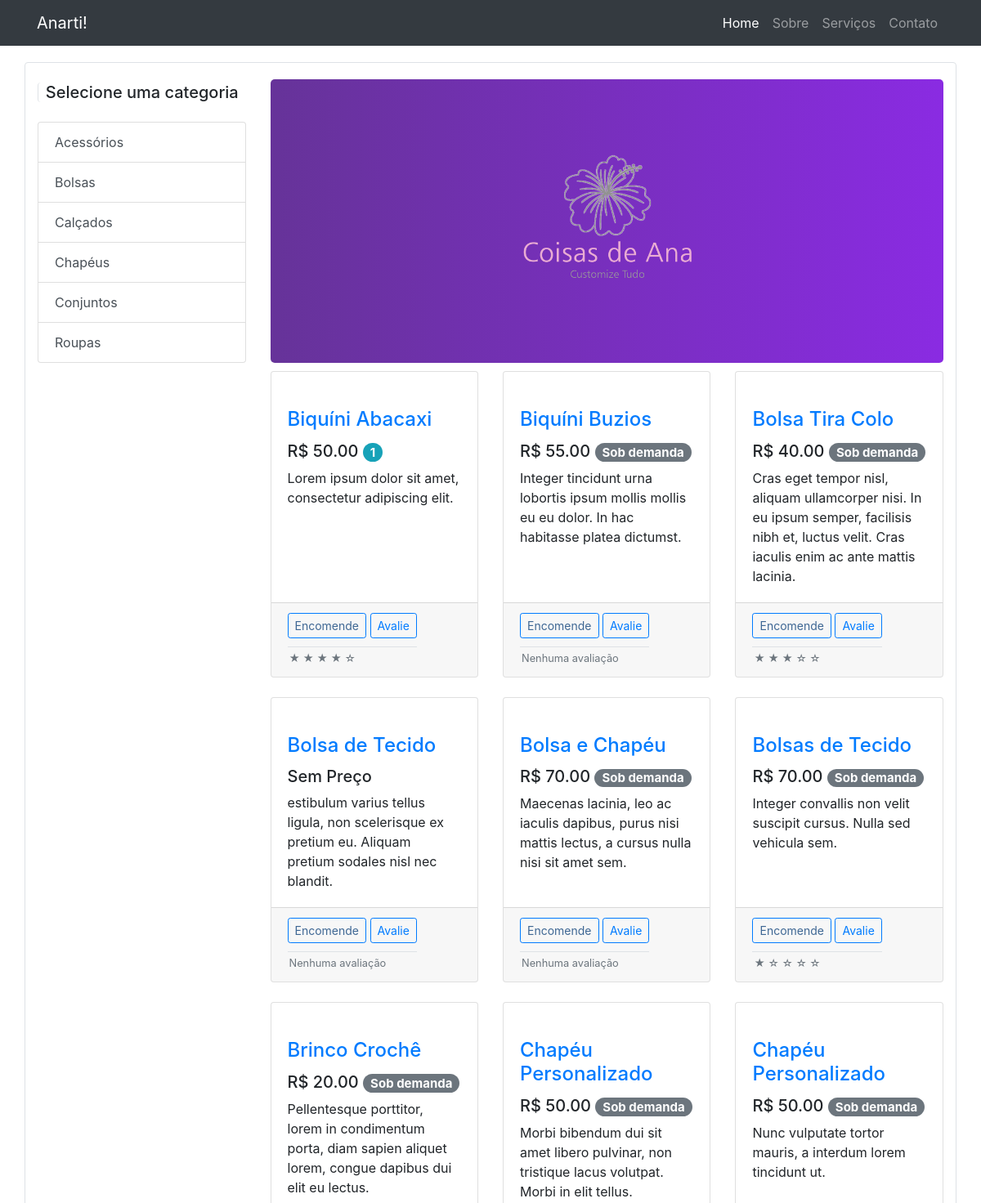
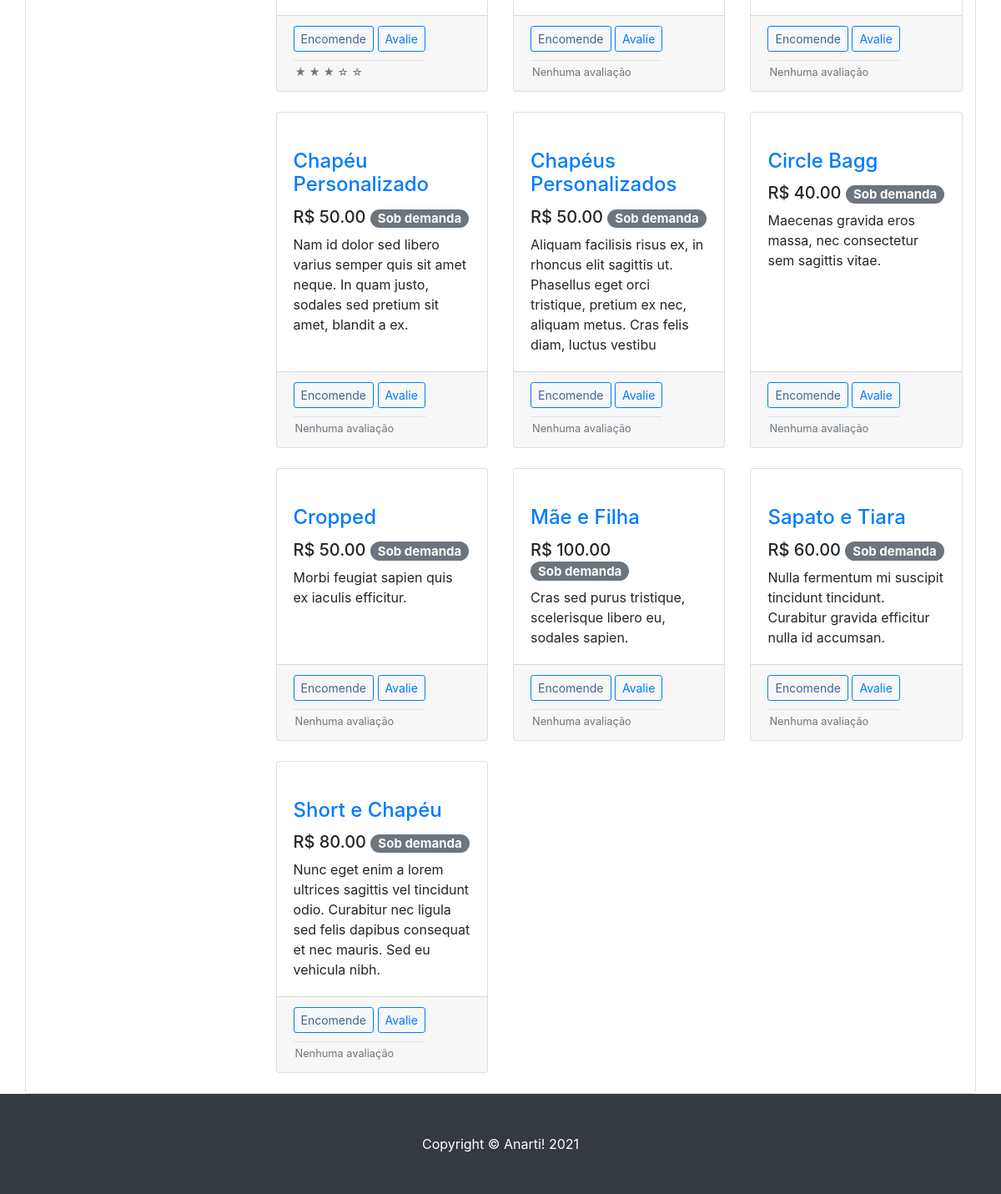
The page / on the database its author committed (2 pictures, top to bottom).
### core/models.py (models this page shows, shortened)
class Category(models.Model):
    objects = models.Manager()
    name = models.CharField('Nome', max_length=60)
    creationDate = models.DateTimeField('Criado em', auto_now_add=True)
    lastUpdatedDate = models.DateTimeField('Última modificação', auto_now=True)
    class Meta:
        verbose_name = 'Categoria'
        verbose_name_plural = 'Categorias'
        ordering = ['name']
    def __str__(self):
        return self.name

class Product(models.Model):
    objects = models.Manager()
    category = models.ForeignKey('core.Category', verbose_name='Categoria', null=True, on_delete=models.SET_NULL)
    name = models.CharField('Nome', max_length=60)
    description = models.TextField('Descrição', max_length=150, blank=True, null=True)
    picture_url = models.CharField('Url da imagem', max_length=300, default="https://i.imgur.com/9lEWQF2.jpg")
    price = models.DecimalField('Preço', decimal_places=2, max_digits=5, blank=True, null=True)
    discount = models.DecimalField("Desconto", decimal_places=2, max_digits=5, blank=True, null=True)
    onSale = models.BooleanField("Em promoção", default=False)
    quantity = models.PositiveSmallIntegerField("Quantidade", default=0)
    creationDate = models.DateTimeField('Criado em', auto_now_add=True)
    lastUpdatedDate = models.DateTimeField('Última modificação', auto_now=True)
    class Meta:
        verbose_name = 'Produto'
        verbose_name_plural = 'Produtos'
        ordering = ['name']

### core/views.py (the view)
# urls.py: 2. Add a URL to urlpatterns:  path('', views.home, name='home')
def home(request):
    products = Product.objects.order_by('name')
    categories = Category.objects.order_by('name')
    evaluations = Evaluation.objects.values('product_id').order_by('product_id').annotate(average = Avg('evaluation'))
    dict_evaluations = {}
    for evaluation in evaluations:
        dict_evaluations[evaluation.get("product_id")] = evaluation.get("average")
    context = {
        'categories': categories,
        'products': products,
        'evaluations': dict_evaluations
    }
    return render(request, 'core/home.html', context)

### core/templatetags/core_extras.py (called while the page is built)
@register.filter
def get_evaluation_average(querySet, key):
    count = 0
    result = html.unescape("")
    average = querySet.get(key)
    if average is not None:
        while count < 5:
            if (average - count) >= 0.5:
                result = result + html.unescape(" &#9733;")
            else:
                result = result + html.unescape(" &#9734;")
            count += 1
        return result
    else:
        return "Nenhuma avaliação"

### core/templates/core/home.html (shortened to what this page needs)
{% extends 'core/index.html' %}
{% block content %}
  <div class="container border rounded">
    <div class="row" >
      <div class="col-lg-3 col-md-3 col-xs-12">
        <h5 class="my-4 border-left rounded" style="text-align: center;">Selecione uma categoria</h5>
        <div class="list-group" id="categoryList">
          {% for category in categories %}
            <a href="#" class="list-group-item list-group-item-action" id="{{category.name}}">{{category.name}}</a>
          {% endfor %}
        </div>
      </div>
      <div class="col-lg-9 col-md-9 col-xs-12">
        <header style="padding-bottom: 10px;">
          <div class="text-center" style="background: linear-gradient(to right, rebeccapurple, blueviolet); border-radius: 5px; margin-top: 20px;">
            <img src="/media/img/logo.png" alt="Anarti!" style="max-width: 900px; max-height: 347px;">
          </div>
        </header>
        <div class="row" id="productsArea" style="min-height: 400px;">
          {% for product in products %}
              <div class="col-lg-4 col-md-6 mb-4" data-category="{{product.category}}">
                  <div class="card h-100">
                      <a href="#"><img class="card-img-top" src="{{product.picture_url}}" alt="" style="max-width: 253px; max-height: 190px;"></a>
                      <div class="card-body">
                          <h4 class="card-title">
                              <a href="#">{{product.name}}</a>
                          </h4>
                          {% if product.price %}
                              <h5>R$ {{product.price}}
                                {% if product.quantity > 0 %}
                                  <span class="badge badge-pill badge-info">{{product.quantity}}</span>
                                {% else %}
                                  <span class="badge badge-pill badge-secondary">Sob demanda</span>
                                {% endif %}
                              </h5>
                          {% else %}
                              <h5>Sem Preço</h5>
                          {% endif %}
                          {% if product.description %}
                              <p class="card-text">{{product.description}}</p>
                          {% endif %}
                      </div>
                      <div class="card-footer">
                        {% load core_extras %}
                        <div class="d-inline float-left border-bottom" style="padding-bottom: 10px">
                          <a href="https://api.whatsapp.com/send?phone=+5581988333666&text=Olá Ana! Eu estava vendo o seu site e gostaria de encomendar o produto {{product.name}}." target="_blank" type="button" class="btn btn-sm btn-outline-primary" style="color: #3e6794;">Encomende</a>
                          <button onclick="showEvaluationModal('{{product.pk}}', '{{product.name}}')" type="button" class="btn btn-sm btn-outline-primary evaluation-button" data-rated="alreadyRated_{{product.pk}}">Avalie</button>
                        </div>
                        <div class="d-inline float-left" style="margin-left: 2px;">
                          <small class="text-muted">{{ evaluations|get_evaluation_average:product.pk }}</small>
                        </div>
                      </div>
                  </div>
              </div>
          {% endfor %}
      </div>
      </div>
    </div>
  </div>
{% endblock %}

### core/templates/core/index.html (shortened to what this page needs)
{% load static %}
<!DOCTYPE html>
<html lang="pt">
<head>
  <link href="{% static 'vendor/bootstrap/css/bootstrap.min.css' %}" rel="stylesheet">
  <link href="{% static 'css/services.css' %}" rel="stylesheet" type="text/css">
  <link href="{% static 'css/shop-homepage.css'%}" rel="stylesheet">
  <link href="{% static 'css/star-evaluation.css'%}" rel="stylesheet">
  <link href="{% static 'css/contact.css'%}" rel="stylesheet">
  <link href="{% static 'css/about.css'%}" rel="stylesheet">
  <link href="https://stackpath.bootstrapcdn.com/font-awesome/4.7.0/css/font-awesome.min.css" rel="stylesheet">
</head>
<body>
  <nav class="navbar navbar-expand-lg navbar-dark bg-dark fixed-top">
    <div class="container">
      <a class="navbar-brand" href="{% url 'home' %}" id="redirectToHome">Anarti!</a>
      <div class="collapse navbar-collapse" id="navbarResponsive">
        <ul class="navbar-nav ml-auto" id="tabsList">
          <li class="nav-item active" id="homeId">
            <a class="nav-link" href="{% url 'home' %}">Home
            </a>
          </li>
          <li class="nav-item" id="aboutId">
            <a class="nav-link" href="{% url 'about' %}">Sobre</a>
          </li>
          <li class="nav-item" id="servicesId">
            <a class="nav-link" href="{% url 'services' %}">Serviços</a>
          </li>
          <li class="nav-item" id="contactId">
            <a class="nav-link" href="{% url 'contact' %}">Contato</a>
          </li>
        </ul>
      </div>
    </div>
  </nav>
  {% block content %}
  {% endblock %}
  <footer class="py-5 bg-dark">
    <div class="container">
      <p class="m-0 text-center text-white">Copyright &copy; Anarti! 2021</p>
    </div>
  </footer>
</body>
</html>

### core/static/css/shop-homepage.css (style rules this page uses)
body { padding-top: 56px; }

### core/static/css/contact.css (style rules this page uses)
body { margin-top:20px; }

### rows shown on the page
Category: name "Acessórios"
Category: name "Bolsas"
Category: name "Calçados"
Category: name "Chapéus"
Category: name "Conjuntos"
Category: name "Roupas"
Product: name "Biquíni Abacaxi", price "50.00", quantity "1", description "Lorem ipsum dolor sit amet, consectetur adipiscing elit.", id "★ ★ ★ ★ ☆"
Product: name "Biquíni Buzios", price "55.00", quantity "Sob demanda", description "Integer tincidunt urna lobortis ipsum mollis mollis eu eu dolor. In hac habitasse platea dictumst.", id "Nenhuma avaliação"
Product: name "Bolsa Tira Colo", price "40.00", quantity "Sob demanda", description "Cras eget tempor nisl, aliquam ullamcorper nisi. In eu ipsum semper, facilisis nibh et, luctus velit. Cras iaculis enim ac ante mattis lacinia.", id "★ ★ ★ ☆ ☆"
Product: name "Bolsa de Tecido", shows "Sem Preço", description "estibulum varius tellus ligula, non scelerisque ex pretium eu. Aliquam pretium sodales nisl nec blandit.", id "Nenhuma avaliação"
Product: name "Bolsa e Chapéu", price "70.00", quantity "Sob demanda", description "Maecenas lacinia, leo ac iaculis dapibus, purus nisi mattis lectus, a cursus nulla nisi sit amet sem.", id "Nenhuma avaliação"
Product: name "Bolsas de Tecido", price "70.00", quantity "Sob demanda", description "Integer convallis non velit suscipit cursus. Nulla sed vehicula sem.", id "★ ☆ ☆ ☆ ☆"
Product: name "Brinco Crochê", price "20.00", quantity "Sob demanda", description "Pellentesque porttitor, lorem in condimentum porta, diam sapien aliquet lorem, congue dapibus dui elit eu lectus.", id "★ ★ ★ ☆ ☆"
Product: name "Chapéu Personalizado", price "50.00", quantity "Sob demanda", description "Morbi bibendum dui sit amet libero pulvinar, non tristique lacus volutpat. Morbi in elit tellus.", id "Nenhuma avaliação"
Product: name "Chapéu Personalizado", price "50.00", quantity "Sob demanda", description "Nunc vulputate tortor mauris, a interdum lorem tincidunt ut.", id "Nenhuma avaliação"
Product: name "Chapéu Personalizado", price "50.00", quantity "Sob demanda", description "Nam id dolor sed libero varius semper quis sit amet neque. In quam justo, sodales sed pretium sit amet, blandit a ex.", id "Nenhuma avaliação"
Product: name "Chapéus Personalizados", price "50.00", quantity "Sob demanda", description "Aliquam facilisis risus ex, in rhoncus elit sagittis ut. Phasellus eget orci tristique, pretium ex nec, aliquam metus. Cras felis diam, luctus vestibu", id "Nenhuma avaliação"
Product: name "Circle Bagg", price "40.00", quantity "Sob demanda", description "Maecenas gravida eros massa, nec consectetur sem sagittis vitae.", id "Nenhuma avaliação"
Product: name "Cropped", price "50.00", quantity "Sob demanda", description "Morbi feugiat sapien quis ex iaculis efficitur.", id "Nenhuma avaliação"
Product: name "Mãe e Filha", price "100.00", quantity "Sob demanda", description "Cras sed purus tristique, scelerisque libero eu, sodales sapien.", id "Nenhuma avaliação"
Product: name "Sapato e Tiara", price "60.00", quantity "Sob demanda", description "Nulla fermentum mi suscipit tincidunt tincidunt. Curabitur gravida efficitur nulla id accumsan.", id "Nenhuma avaliação"
Product: name "Short e Chapéu", price "80.00", quantity "Sob demanda", description "Nunc eget enim a lorem ultrices sagittis vel tincidunt odio. Curabitur nec ligula sed felis dapibus consequat et nec mauris. Sed eu vehicula nibh.", id "Nenhuma avaliação"
